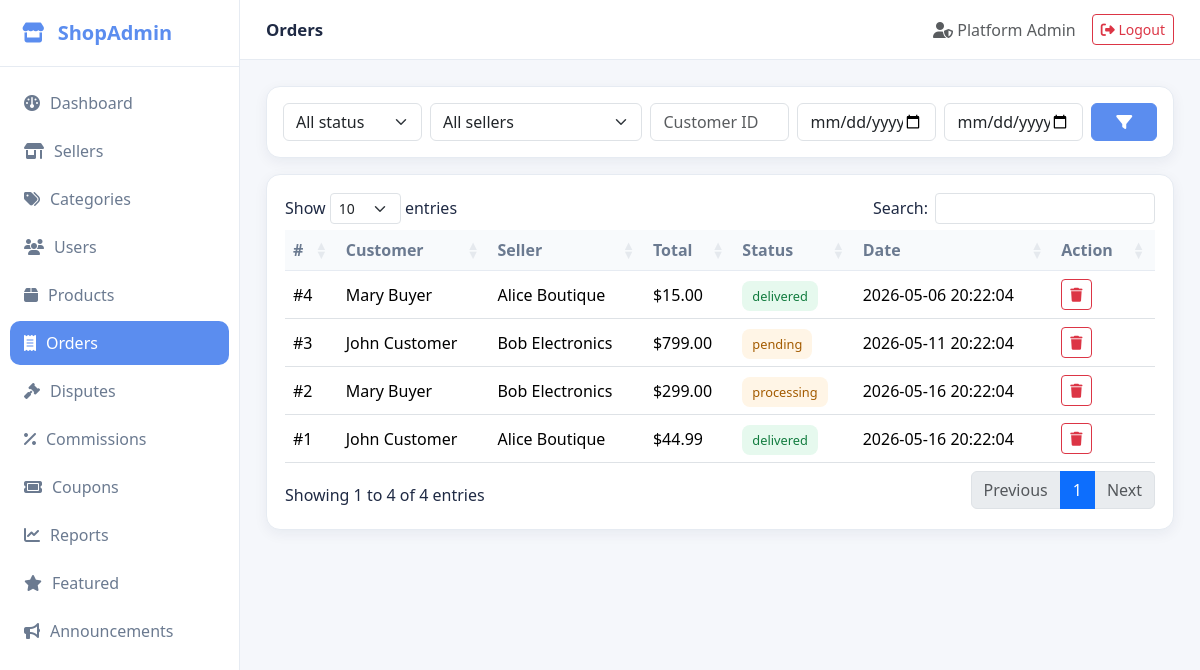
The page /index.php?url=orders (signed in) on the database its author committed.
### tables this page shows
CREATE TABLE IF NOT EXISTS `orders` (
  `id` INT UNSIGNED AUTO_INCREMENT PRIMARY KEY,
  `customer_id` INT UNSIGNED NOT NULL,
  `seller_id` INT UNSIGNED NOT NULL,
  `total_amount` DECIMAL(10,2) NOT NULL DEFAULT 0,
  `status` ENUM('pending','processing','shipped','delivered','cancelled') NOT NULL DEFAULT 'pending',
  `created_at` TIMESTAMP DEFAULT CURRENT_TIMESTAMP,
  FOREIGN KEY (`customer_id`) REFERENCES `users`(`id`) ON DELETE CASCADE,
  FOREIGN KEY (`seller_id`) REFERENCES `sellers`(`id`) ON DELETE CASCADE
);

CREATE TABLE IF NOT EXISTS `users` (
  `id` INT UNSIGNED AUTO_INCREMENT PRIMARY KEY,
  `name` VARCHAR(100) NOT NULL,
  `email` VARCHAR(150) NOT NULL UNIQUE,
  `password` VARCHAR(255) NOT NULL,
  `role` ENUM('admin','seller','customer','delivery') NOT NULL DEFAULT 'customer',
  `status` ENUM('active','inactive','suspended','pending') NOT NULL DEFAULT 'active',
  `phone` VARCHAR(30) DEFAULT NULL,
  `avatar` VARCHAR(255) DEFAULT NULL,
  `created_at` TIMESTAMP DEFAULT CURRENT_TIMESTAMP
);

CREATE TABLE IF NOT EXISTS `sellers` (
  `id` INT UNSIGNED AUTO_INCREMENT PRIMARY KEY,
  `user_id` INT UNSIGNED NOT NULL,
  `shop_name` VARCHAR(150) NOT NULL,
  `description` TEXT,
  `commission_rate` DECIMAL(5,2) NOT NULL DEFAULT 10.00,
  `approval_status` ENUM('pending','approved','rejected') NOT NULL DEFAULT 'pending',
  `is_suspended` TINYINT(1) NOT NULL DEFAULT 0,
  `banner` VARCHAR(255) DEFAULT NULL,
  `created_at` TIMESTAMP DEFAULT CURRENT_TIMESTAMP,
  FOREIGN KEY (`user_id`) REFERENCES `users`(`id`) ON DELETE CASCADE
);

### controllers/Controller.php (called while the page is built, shortened)
<?php
class Controller {
    public function __construct($db) { $this->db = $db; }
    protected function view($path, $data = []) {
        extract($data);
        require __DIR__ . '/../views/layouts/header.php';
        require __DIR__ . '/../views/' . $path . '.php';
        require __DIR__ . '/../views/layouts/footer.php';
    }
}

### controllers/OrdersController.php (called while the page is built, shortened)
<?php
require_once __DIR__ . '/Controller.php';
require_once __DIR__ . '/../models/OrderModel.php';
class OrdersController extends Controller {
    public function index() {
        $f = $_GET;
        $orders = (new OrderModel($this->db))->all(
            $f['status']??'', $f['seller']??'', $f['customer']??'', $f['from']??'', $f['to']??''
        );
        $sellers = (new SellerModel($this->db))->all('', '');
        $this->view('orders/index', ['pageTitle'=>'Orders','orders'=>$orders,'sellers'=>$sellers,'f'=>$f]);
    }
}

### index.php (called while the page is built, shortened)
<?php
require_once __DIR__ . '/config/db.php';
require_once __DIR__ . '/includes/helpers.php';
$url = $_GET['url'] ?? 'auth/login';
$url = trim($url, '/');
$parts = array_values(array_filter(explode('/', $url)));
$action         = $parts[1] ?? 'index';
$params         = array_slice($parts, 2);
$obj = new $controller($conn);
call_user_func_array([$obj, $action], $params);

### includes/helpers.php (called while the page is built, shortened)
<?php
function e($v) {
    return htmlspecialchars((string)$v, ENT_QUOTES, 'UTF-8');
}
function url($path = '') {
    return BASE_URL . '/index.php?url=' . ltrim($path, '/');
}

### models/Model.php (called while the page is built, shortened)
<?php
class Model {
    public function __construct($db) { $this->db = $db; }
}

### models/OrderModel.php (called while the page is built, shortened)
<?php
require_once __DIR__ . '/Model.php';
class OrderModel extends Model {
    public function all($status = '', $seller_id = '', $customer_id = '', $from = '', $to = '') {
        $sql = "SELECT o.*, u.name AS customer_name, s.shop_name FROM orders o
                JOIN users u ON o.customer_id = u.id
                JOIN sellers s ON o.seller_id = s.id WHERE 1=1";
        $types = ''; $params = [];
        $sql .= " ORDER BY o.id DESC";
        $stmt = $this->db->prepare($sql);
        $stmt->execute();
        return $stmt->get_result()->fetch_all(MYSQLI_ASSOC);
    }
}

### views/orders/index.php (the view, shortened to what this page needs)
<div class="card p-3 mb-3">
  <form class="row g-2" method="get">
    <div class="col-md-2"><select class="form-select" name="status"><option value="">All status</option>
    </select></div>
    <div class="col-md-3"><select class="form-select" name="seller"><option value="">All sellers</option>
    </select></div>
    <div class="col-md-2"><input class="form-control" name="customer" placeholder="Customer ID" value="<?= e($f['customer']??'') ?>"></div>
    <div class="col-md-2"><input type="date" class="form-control" name="from" value="<?= e($f['from']??'') ?>"></div>
    <div class="col-md-2"><input type="date" class="form-control" name="to" value="<?= e($f['to']??'') ?>"></div>
    <div class="col-md-1"><button class="btn btn-primary w-100"><i class="fa-solid fa-filter"></i></button></div>
  </form>
</div>
<div class="table-card">
  <table class="table align-middle data-table">
    <thead><tr><th>#</th><th>Customer</th><th>Seller</th><th>Total</th><th>Status</th><th>Date</th><th>Action</th></tr></thead>
    <tbody>
      <?php foreach ($orders as $o): ?>
        <tr>
          <td>#<?= e($o['id']) ?></td>
          <td><?= e($o['customer_name']) ?></td>
          <td><?= e($o['shop_name']) ?></td>
          <td>$<?= number_format($o['total_amount'],2) ?></td>
          <td><span class="badge-soft badge-<?= $o['status']==='delivered'?'approved':'pending' ?>"><?= e($o['status']) ?></span></td>
          <td><?= e($o['created_at']) ?></td>
          <td><button class="btn btn-sm btn-outline-danger" onclick="confirmGo('<?= url('orders/delete/'.$o['id']) ?>','Delete this order?')"><i class="fa-solid fa-trash"></i></button></td>
        </tr>
      <?php endforeach; ?>
    </tbody>
  </table>
</div>

### assets/css/style.css (style rules this page uses)
:root { --bg:#f5f7fb; --card:#fff; --primary:#5b8def; --primary-dark:#3f6fd6; --text:#1f2a44; --muted:#6b7a90; --border:#e6ebf2; --success:#22c55e; --danger:#ef4444; --warning:#f59e0b; --shadow:0 4px 14px rgba(20,30,60,.06); }
* { box-sizing:border-box }
body { margin:0;font-family:'Segoe UI',system-ui,sans-serif;background:var(--bg);color:var(--text) }
.card { background:var(--card);border:1px solid var(--border);border-radius:14px;box-shadow:var(--shadow) }
.btn-primary { background:var(--primary);border-color:var(--primary) }
.table-card { background:#fff;border-radius:14px;box-shadow:var(--shadow);border:1px solid var(--border);padding:18px }
table.dataTable { border-collapse:separate !important;border-spacing:0 }
.table thead th { background:#f8fafc;color:var(--muted);font-weight:600;border-bottom:1px solid var(--border) }
.badge-soft { padding:6px 10px;border-radius:8px;font-weight:500;font-size:.8rem }
.badge-pending { background:#fff5e6;color:#a35b00 }
.badge-approved { background:#e6f9ee;color:#127c3f }

### rows shown on the page
orders: id "4", customer.name "Mary Buyer", seller.shop_name "Alice Boutique", total_amount "15.00", status "delivered", created_at "2026-05-06 20:22:04"
orders: id "3", customer.name "John Customer", seller.shop_name "Bob Electronics", total_amount "799.00", status "pending", created_at "2026-05-11 20:22:04"
orders: id "2", customer.name "Mary Buyer", seller.shop_name "Bob Electronics", total_amount "299.00", status "processing", created_at "2026-05-16 20:22:04"
orders: id "1", customer.name "John Customer", seller.shop_name "Alice Boutique", total_amount "44.99", status "delivered", created_at "2026-05-16 20:22:04"

### other values the page prints
APP_NAME "ShopAdmin"
$pageTitle "Orders"
$u['name'] "Platform Admin"
